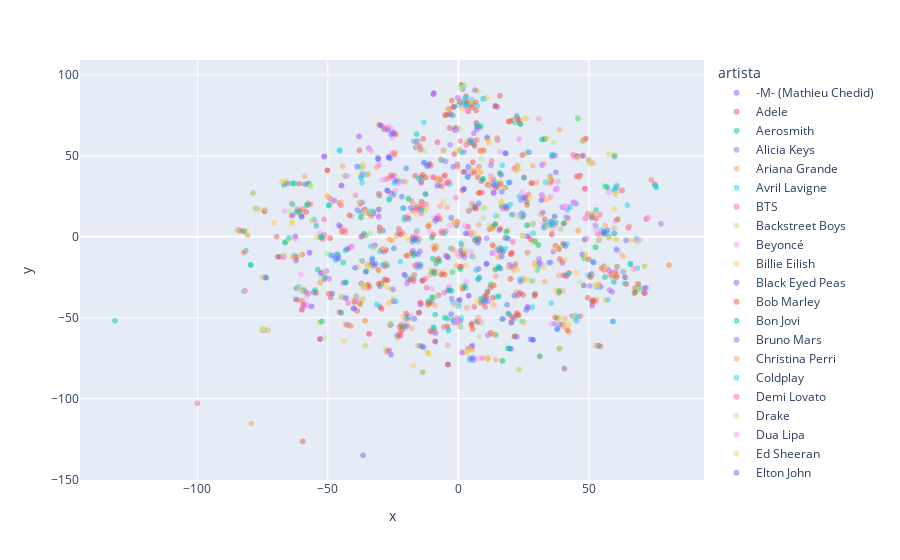

Write notebook code for a chart like this one.
### Code cell
fig = px.scatter(
    unique_df.sort_values("artista"),
    x="x", y="y",
    color="artista",
    hover_data=["musica"],
    opacity=0.5
)
fig.show()
